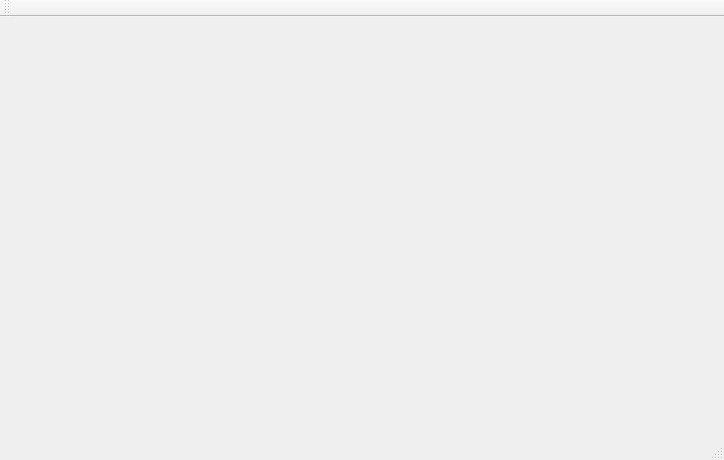
<?xml version="1.0" encoding="UTF-8"?>
<ui version="4.0">
 <class>QtWidgetsApplication1rpsClass</class>
 <widget class="QMainWindow" name="QtWidgetsApplication1rpsClass">
  <property name="geometry">
   <rect>
    <x>0</x>
    <y>0</y>
    <width>724</width>
    <height>460</height>
   </rect>
  </property>
  <property name="windowTitle">
   <string>QtWidgetsApplication1rps</string>
  </property>
  <widget class="QWidget" name="centralWidget"/>
  <widget class="QMenuBar" name="menuBar">
   <property name="geometry">
    <rect>
     <x>0</x>
     <y>0</y>
     <width>724</width>
     <height>25</height>
    </rect>
   </property>
  </widget>
  <widget class="QToolBar" name="mainToolBar">
   <attribute name="toolBarArea">
    <enum>TopToolBarArea</enum>
   </attribute>
   <attribute name="toolBarBreak">
    <bool>false</bool>
   </attribute>
  </widget>
  <widget class="QStatusBar" name="statusBar"/>
 </widget>
 <layoutdefault spacing="6" margin="11"/>
 <resources>
  <include location="QtWidgetsApplication1rps.qrc"/>
 </resources>
 <connections/>
</ui>
